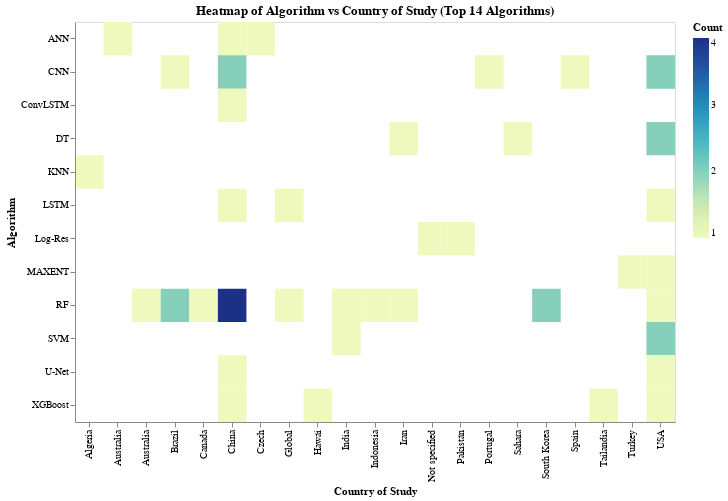

Notebook source saved alongside this figure:
### Code cell
# Display the heatmap
heatmap_top14

### Figure 1 — Vega-Lite specification as saved in the notebook (floating-point values rounded to 4 significant figures)
{"config": {"view": {"continuousWidth": 300, "continuousHeight": 300}}, "data": {"name": "data-9bbc1d8f17324a1a70e6d68b0083b2e0"}, "mark": {"type": "rect"}, "encoding": {"color": {"field": "Count", "scale": {"range": "heatmap"}, "title": "Count", "type": "quantitative"}, "tooltip": [{"field": "Algoritmo", "type": "nominal"}, {"field": "Pais de estudio", "type": "nominal"}, {"field": "Count", "type": "quantitative"}], "x": {"field": "Pais de estudio", "title": "Country of Study", "type": "nominal"}, "y": {"field": "Algoritmo", "title": "Algorithm", "type": "nominal"}}, "height": 400, "params": [{"name": "param_1", "select": {"type": "interval", "encodings": ["x", "y"]}, "bind": "scales"}], "title": "Heatmap of Algorithm vs Country of Study (Top 14 Algorithms)", "width": 600, "$schema": "https://vega.github.io/schema/vega-lite/v5.20.1.json", "datasets": {"data-9bbc1d8f17324a1a70e6d68b0083b2e0": [{"Algoritmo": "ANN", "Pais de estudio": "Australia", "Count": 1}, {"Algoritmo": "ANN", "Pais de estudio": "China", "Count": 1}, {"Algoritmo": "ANN", "Pais de estudio": "Czech ", "Count": 1}, {"Algoritmo": "CNN", "Pais de estudio": "Brazil", "Count": 1}, {"Algoritmo": "CNN", "Pais de estudio": "China", "Count": 2}, {"Algoritmo": "CNN", "Pais de estudio": "Portugal", "Count": 1}, {"Algoritmo": "CNN", "Pais de estudio": "Spain", "Count": 1}, {"Algoritmo": "CNN", "Pais de estudio": "USA", "Count": 2}, {"Algoritmo": "ConvLSTM", "Pais de estudio": "China", "Count": 1}, {"Algoritmo": "DT", "Pais de estudio": "Iran", "Count": 1}, {"Algoritmo": "DT", "Pais de estudio": "Sahara ", "Count": 1}, {"Algoritmo": "DT", "Pais de estudio": "USA", "Count": 2}, {"Algoritmo": "KNN", "Pais de estudio": "Algeria", "Count": 1}, {"Algoritmo": "LSTM", "Pais de estudio": "China", "Count": 1}, {"Algoritmo": "LSTM", "Pais de estudio": "Global", "Count": 1}, {"Algoritmo": "LSTM", "Pais de estudio": "USA", "Count": 1}, {"Algoritmo": "Log-Res", "Pais de estudio": "Not specified ", "Count": 1}, {"Algoritmo": "Log-Res", "Pais de estudio": "Pakistán", "Count": 1}, {"Algoritmo": "MAXENT", "Pais de estudio": "Turkey", "Count": 1}, {"Algoritmo": "MAXENT", "Pais de estudio": "USA", "Count": 1}, {"Algoritmo": "RF", "Pais de estudio": "Australia ", "Count": 1}, {"Algoritmo": "RF", "Pais de estudio": "Brazil", "Count": 2}, {"Algoritmo": "RF", "Pais de estudio": "Canada", "Count": 1}, {"Algoritmo": "RF", "Pais de estudio": "China", "Count": 4}, {"Algoritmo": "RF", "Pais de estudio": "Global", "Count": 1}, {"Algoritmo": "RF", "Pais de estudio": "India", "Count": 1}, {"Algoritmo": "RF", "Pais de estudio": "Indonesia", "Count": 1}, {"Algoritmo": "RF", "Pais de estudio": "Iran", "Count": 1}, {"Algoritmo": "RF", "Pais de estudio": "South Korea", "Count": 2}, {"Algoritmo": "RF", "Pais de estudio": "USA", "Count": 1}, {"Algoritmo": "SVM", "Pais de estudio": "India", "Count": 1}, {"Algoritmo": "SVM", "Pais de estudio": "USA", "Count": 2}, {"Algoritmo": "U-Net", "Pais de estudio": "China", "Count": 1}, {"Algoritmo": "U-Net", "Pais de estudio": "USA", "Count": 1}, {"Algoritmo": "XGBoost", "Pais de estudio": "China", "Count": 1}, {"Algoritmo": "XGBoost", "Pais de estudio": "Hawái", "Count": 1}, {"Algoritmo": "XGBoost", "Pais de estudio": "Tailandia", "Count": 1}, {"Algoritmo": "XGBoost", "Pais de estudio": "USA", "Count": 1}]}}
